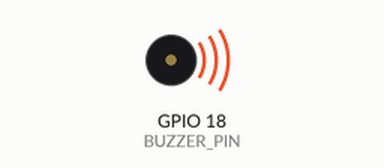
Simulated run of this program. Board: Raspberry Pi (BCM pin numbers). On the bench: buzzer (waves = sounding). At 2.0 s the program stops and its outputs stay as they are.

Above: at 0.1 s.
At 2.1 s:
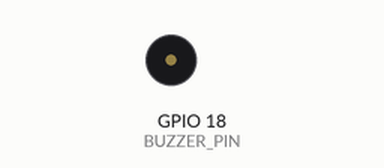
Timing chart, 0 to 3.5 s (numbered marks = the images above):
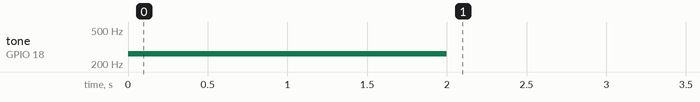

The program:

piezo_buzzer.py
```python
import RPi.GPIO as GPIO
import time

BUZZER_PIN = 18
GPIO.setmode(GPIO.BCM)
GPIO.setup(BUZZER_PIN, GPIO.OUT)

pwm = GPIO.PWM(BUZZER_PIN, 262)
pwm.start(10)
try:
    time.sleep(2)
    pwm.ChangeDutyCycle(0)

finally:
    pwm.stop()
    GPIO.cleanup()
```

Measured:
- by itself, tone on GPIO 18 (BUZZER_PIN): silent → 262 Hz at 0.00 s, → silent 2.0 s later
